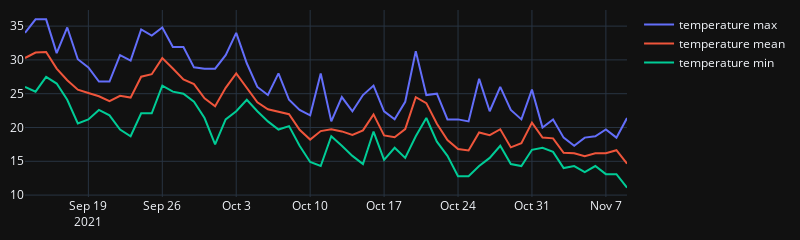

Notebook source saved alongside this figure:
### Code cell
fig = go.Figure()
for col in temps.columns:
    fig.add_trace(go.Scatter(x=temps.index, y=temps[col], name=col))
fig.update_layout(width=800, height=200, margin=dict(l=10, r=10, b=10, t=10))
fig.show()
